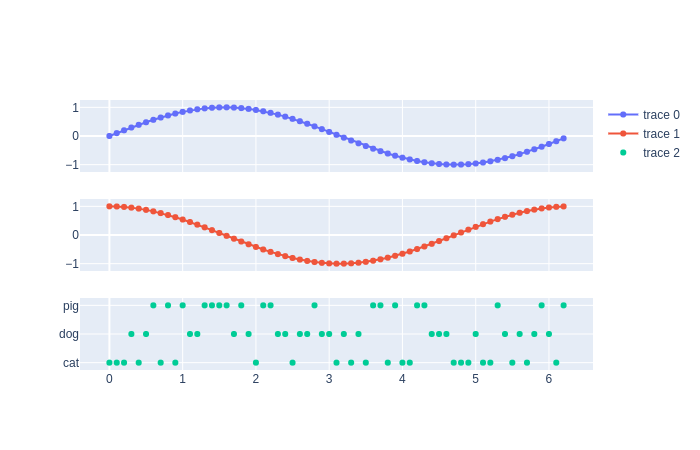

Here is the Python script that generated this plot:
#!/usr/bin/python3

import numpy as np
import math
import plotly.graph_objects as go
from plotly.subplots import make_subplots
import pandas as pd
import random


def create_animal(index):
    return random.choice(seq=['cat', 'dog', 'pig'])


def main():
    x_values = np.arange(0.0, 2 * math.pi, 0.1)
    df = pd.DataFrame(data={"x": x_values})
    df["sin"] = np.sin(df["x"])
    df["cos"] = np.cos(df["x"])
    df["animal"]=df["x"].apply(create_animal)

    fig = make_subplots(rows=3, cols=1, shared_xaxes=True)
    fig.add_trace(go.Scatter(x=df["x"], y=df["sin"], mode="lines+markers"), row=1, col=1)
    fig.add_trace(go.Scatter(x=df["x"], y=df["cos"], mode="lines+markers"), row=2, col=1)
    fig.add_trace(go.Scatter(x=df["x"], y=df["animal"], mode="markers"), row=3, col=1)
    fig.show()


if __name__ == "__main__":
    main()
